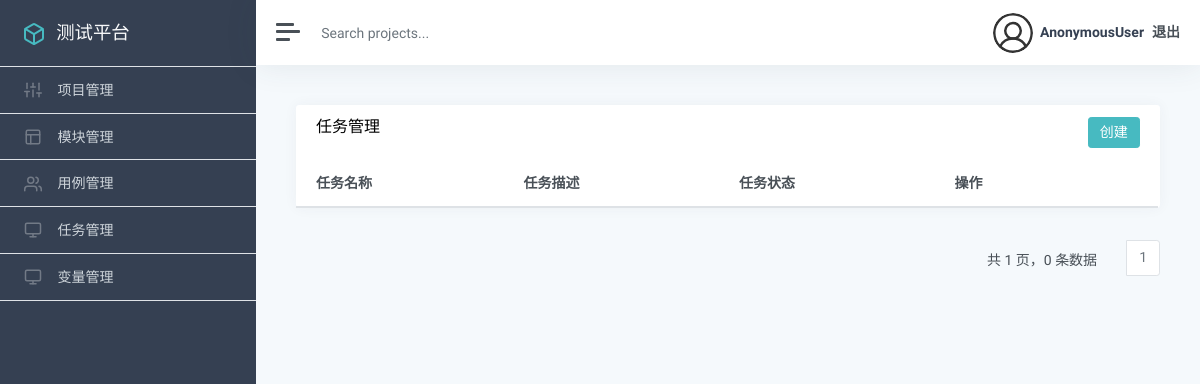
The page /task/list/ on the database as committed earlier.
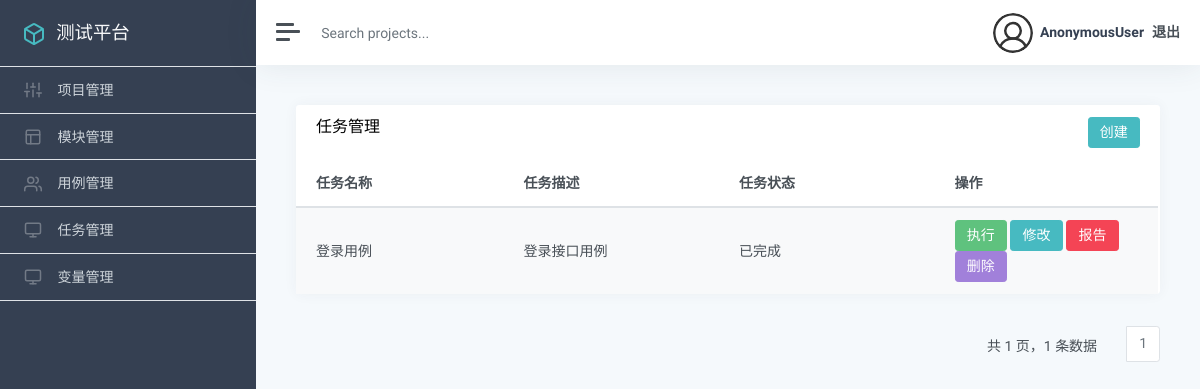
The same page on the database as committed later.
### app_task/models.py (models this page shows, shortened)
class Task(models.Model):
    STATUS_CHOICES = (
    ('0', '未执行'),
    ('1', '执行中'),
    ('2', '已完成')
    )
    name = models.CharField("名称", max_length=100)
    describe = models.TextField("描述", default="")
    cases = models.TextField("关联用例", default="")
    status = models.SmallIntegerField("状态", default='0', choices=STATUS_CHOICES)
    report = models.CharField('关联的测试报告', max_length=100, null=True)
    create_time = models.DateTimeField("创建时间", auto_now_add=True)
    update_time = models.DateTimeField('更改时间', auto_now=True)

### app_task/views.py (the view)
# urls.py: path('list/', views.task_list, name='task_list'),
def task_list(request):
    task_list = Task.objects.all()
    p = Paginator(task_list,5)
    page = request.GET.get("page", "")
    if page == "":
        page = 1
    try:
        task_list = p.page(page)
    except EmptyPage:
        task_list = p.page(p.num_pages)
    except PageNotAnInteger:
        task_list = p.page(1)
    return render(request, 'task/list.html', {
        'task_list':task_list
    })

### templates/task/list.html (shortened to what this page needs)
{% extends "manage.html" %}
{% load static %}
{% block manage %}
<div class="card flex-fill">
    <div class="card-header">
        <h5 class="card-title mb-0" style="float:left">任务管理</h5>
        <button type="button" class="btn btn-primary" style="float:right"
                onclick="add()">创建</button>
    </div>
    <div id="datatables-dashboard-traffic_wrapper" class="dataTables_wrapper dt-bootstrap4 no-footer">
        <div class="row">
            <div class="col-sm-12">
                <table id="datatables-dashboard-traffic" class="table table-striped my-0 dataTable no-footer"
                    role="grid" aria-describedby="datatables-dashboard-traffic_info">
                    <thead>
                        <tr role="row">
                            <th>任务名称</th>
                            <th>任务描述</th>
                            <th>任务状态</th>
                            <th>操作</th>
                        </tr>
                    </thead>
                    <tbody>
                        {% for t in task_list %}
                        <tr role="row" class="odd">
                            <td>{{ t.name }}</td>
                            <td>{{ t.describe }}</td>
                            {% if t.status == 0 %}
                                <td>未执行</td>
                            {% elif t.status == 1 %}
                                <td>执行中</td>
                            {% elif t.status == 2 %}
                                <td>已完成</td>
                            {% endif %}
                            <td>
                              <a href="/task/run/{{ t.id }}/"><button type="button" class="btn btn-success">执行</button></a>
                              <a href="{% url "app_task:task_edit" t.id %}"><button class="btn btn-primary">修改</button></a>
                              <a href="{% url "app_task:select_beautifulreport" t.id %}"><button class="btn btn-danger">报告</button></a>
                              <button onclick="del({{ t.id }})" type="button" class="btn btn-secondary">删除</button>
                            </td>
                        </tr>
                        {% endfor %}
                    </tbody>
                </table>
            </div>
        </div>
    </div>
</div>
    <div style="float: right">
        <nav aria-label="Page navigation example">
          <ul class="pagination">
          <div id="number-data" style="margin: 10px;margin-right: 30px;">
                共 {{ task_list.paginator.num_pages }} 页，{{ task_list.paginator.count }} 条数据
          </div>
                <li class="page-item">
                    <a class="page-link" href="">{{ task_list.number }}</a>
                </li>
          </ul>
        </nav>
    </div>
{% endblock %}

Rows that differ between the two databases and show on the page:
added Task: name "登录用例", describe "登录接口用例", status "已完成"
Other text that changed with them:
{{ task_list.paginator.count }}: "0" → "1"
